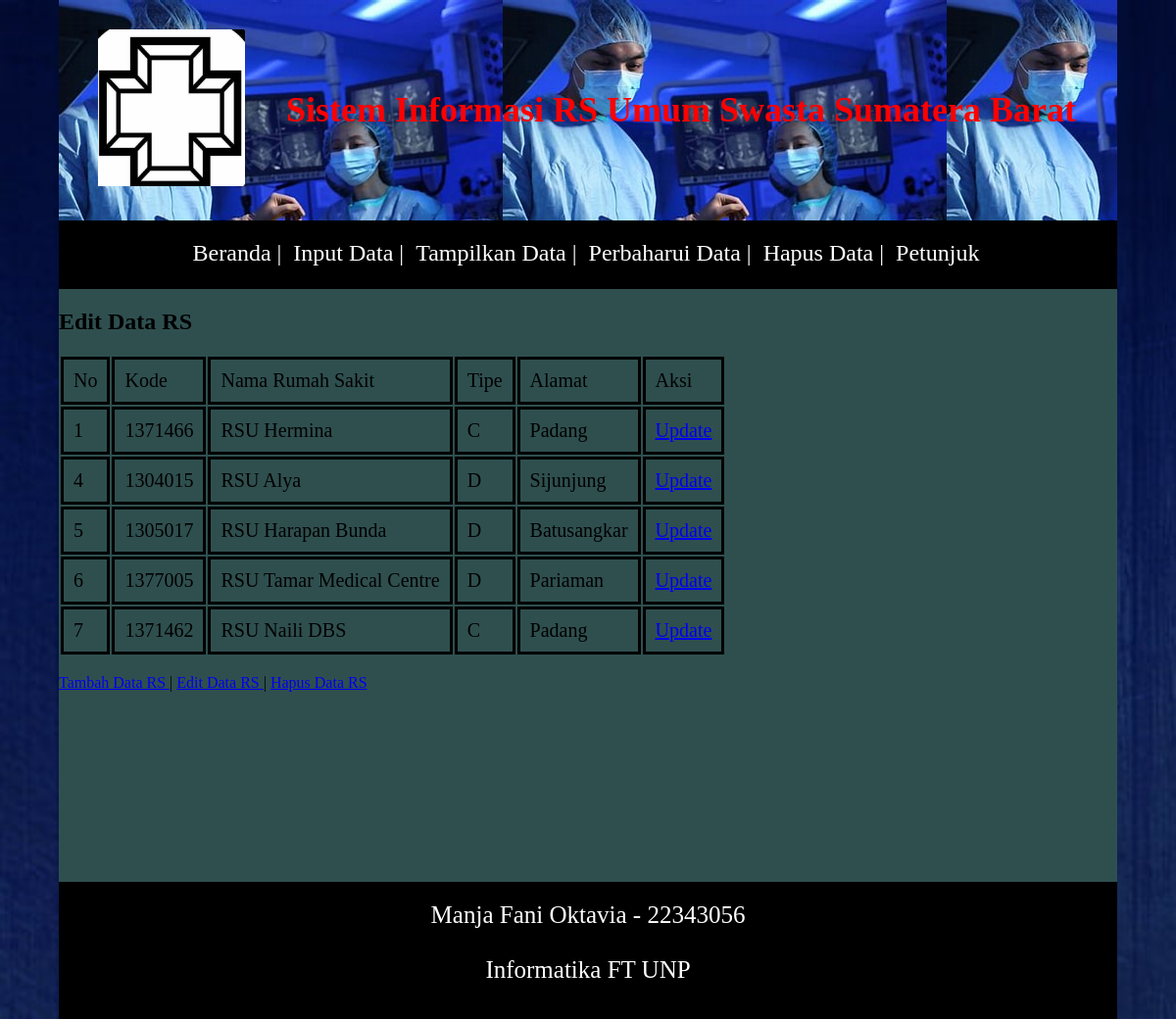
The app's page /web_app/updateData.php with its own data.
### tables this page shows
CREATE TABLE `tabel2` (
  `ID` int(10) NOT NULL,
  `kode` varchar(10) NOT NULL,
  `namaRS` varchar(50) NOT NULL,
  `tipe` varchar(5) NOT NULL,
  `alamat` varchar(50) NOT NULL
);

CREATE TABLE `tabel4` (
  `nim` varchar(11) NOT NULL,
  `nama` varchar(50) NOT NULL,
  `prodi` varchar(50) NOT NULL
);

### web_app/updateData.php (the view, shortened to what this page needs)
<?php
include_once 'koneksi.php';
$result = mysqli_query($conn, "SELECT * FROM tabel2");
?>
<html>
<head>
    <link rel="stylesheet" href="../css/index.css">
</head>
<body>
    <div class="perbaharui">
    <?php include('header.php') ?>
    <?php include('menu.php') ?>
        <h2>Edit Data RS</h2>
        <?php
        if (mysqli_num_rows($result) > 0) {
            ?>
            <table>
                <tr>
                    <td>No</td>
                    <td>Kode</td>
                    <td>Nama Rumah Sakit</td>
                    <td>Tipe</td>
                    <td>Alamat</td>
                    <td>Aksi</td>
                </tr>
                <?php
                while ($row = mysqli_fetch_array($result)) {
                    ?>
                    <tr>
                        <td>
                        <?php echo $row["ID"]; ?>
                        </td>
                        <td>
                            <?php echo $row["kode"]; ?>
                        </td>
                        <td>
                            <?php echo $row["namaRS"]; ?>
                        </td>
                        <td>
                            <?php echo $row["tipe"]; ?>
                        </td>
                        <td>
                            <?php echo $row["alamat"]; ?>
                        </td>
                        <td><a href="processUpdate.php?ID=<?php echo $row ["ID"];?>">Update</a></td>
                    </tr>
                    <?php
                }
                ?>
            </table>
            <?php
        } else {
            echo "Data tidak ditemukan...";
        }
        ?>
        <br>
        <a href="inputData.php"> Tambah Data RS </a> | <a href="updateData.php"> Edit Data RS </a> | <a href="hapusData.php"> Hapus Data RS </a>
        </div>
    <?php include('footer.php') ?>
</body>
</html>

### web_app/footer.php (shortened to what this page needs)
<?php
include_once 'koneksi.php';
$result = mysqli_query($conn, "SELECT * FROM tabel4");
?>
<html>
<head>
    <link rel="stylesheet" type="text/css" href="../css/footer.css">
</head>
<body>
    <div id="kaki">
        <center>
      <?php
        while ($row = mysqli_fetch_array($result)) {
            ?>
            <tr>
                <td><?php echo $row["nama"] . " - " . $row["nim"]; ?></td>
                <br><br>
                <td> <?php echo $row["prodi"]; ?> </td>
            </tr>
            <?php
        }
        ?>
        </center>
    </div>
</body>
</html>

### css/index.css (style rules this page uses)
body { background-image:url('../gambar/bg.jpg'); background-size: cover; width: 1080px; margin: auto; }
.input,.tampil,.perbaharui,.hapus,.petunjuk { width: 1080px; height: 900px; background-color: darkslategray; }
table { font: times; font-size: 20px; }
td,th { border: 3px solid ; padding:10px; }

### css/footer.css (style rules this page uses)
#kaki { background-color: black; width: 1080px; height: 120px; margin: auto; padding-top: 20px; font-size: 25px; color: white; }

### records on screen
tabel2: ID "1", kode "1371466", namaRS "RSU Hermina", tipe "C", alamat "Padang"
tabel2: ID "4", kode "1304015", namaRS "RSU Alya", tipe "D", alamat "Sijunjung"
tabel2: ID "5", kode "1305017", namaRS "RSU Harapan Bunda", tipe "D", alamat "Batusangkar"
tabel2: ID "6", kode "1377005", namaRS "RSU Tamar Medical Centre", tipe "D", alamat "Pariaman"
tabel2: ID "7", kode "1371462", namaRS "RSU Naili DBS", tipe "C", alamat "Padang"
tabel4: nama "Manja Fani Oktavia", nim "22343056", prodi "Informatika FT UNP"
